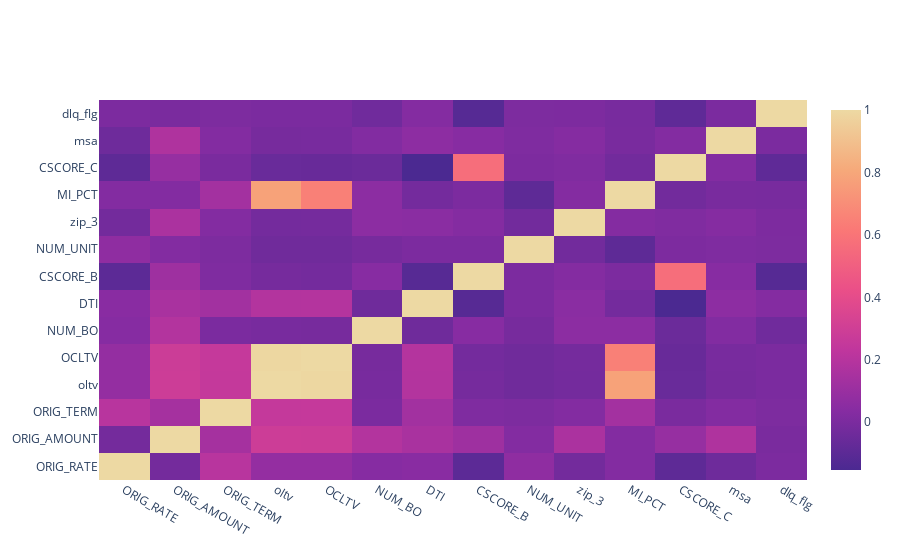

Notebook cell for this chart:
### Markdown cell above
### Bivariate Analysis and heat Map

### Code cell
model_table.corr(method='pearson', numeric_only=True)
fig = go.Figure(go.Heatmap(z=model_table.corr(method='pearson', numeric_only=True), x=model_table.corr(method='pearson', numeric_only=True).columns.tolist(), y=model_table.corr(method='pearson', numeric_only=True).corr().columns.tolist(), colorscale='agsunset'))
fig.show()

### Figure 1 — Plotly figure (JSON) as saved in the notebook; plotly's stock layout.template omitted (floating-point values rounded to 4 significant figures; data arrays with more than 128 entries replaced by an {"elided": "..."} marker saying what was removed)
{"data": [{"colorscale": [[0, "rgb(75, 41, 145)"], [0.1667, "rgb(135, 44, 162)"], [0.3333, "rgb(192, 54, 157)"], [0.5, "rgb(234, 79, 136)"], [0.6667, "rgb(250, 120, 118)"], [0.8333, "rgb(246, 169, 122)"], [1, "rgb(237, 217, 163)"]], "type": "heatmap", "x": ["ORIG_RATE", "ORIG_AMOUNT", "ORIG_TERM", "oltv", "OCLTV", "NUM_BO", "DTI", "CSCORE_B", "NUM_UNIT", "zip_3", "MI_PCT", "CSCORE_C", "msa", "dlq_flg"], "y": ["ORIG_RATE", "ORIG_AMOUNT", "ORIG_TERM", "oltv", "OCLTV", "NUM_BO", "DTI", "CSCORE_B", "NUM_UNIT", "zip_3", "MI_PCT", "CSCORE_C", "msa", "dlq_flg"], "z": {"elided": "14x14 float values"}}], "layout": {}}
